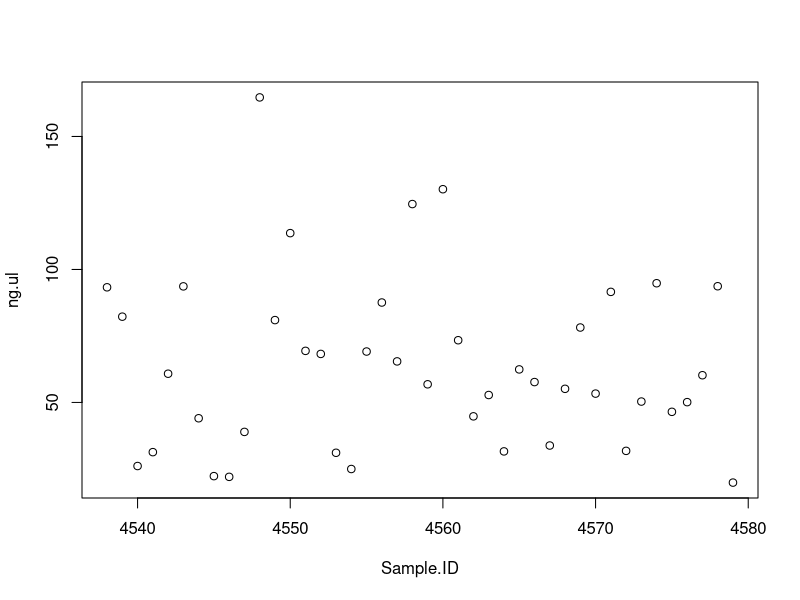

Write R code to recreate this figure.
## ---- chunk 1
knitr::opts_chunk$set(echo = TRUE)
## ---- chunk 2
verdunningsamplesrunjun16 <- read.delim("verdunningsamplesrunjun16.txt", stringsAsFactors = FALSE)
View(verdunningsamplesrunjun16)
## ---- chunk 3
verd <- verdunningsamplesrunjun16

## ---- chunk 4
gemiddelde <- mean(verd$ng.ul)
standaarddeviatie <- sd(verd$ng.ul)
minimum.ngul <- min(verd$ng.ul)
maximaal.ngul <- max(verd$ng.ul)
verdundmax <- maximaal.ngul/10
verdundmin <- minimum.ngul/10
maximaaltoegevoegd <- maximaal.ngul*10
minimaaltoegevoegd <- minimum.ngul*10
## ---- chunk 5
plot(verd)
gemiddelde
standaarddeviatie
minimum.ngul
maximaal.ngul
verdundmax
verdundmin
maximaaltoegevoegd
minimaaltoegevoegd


